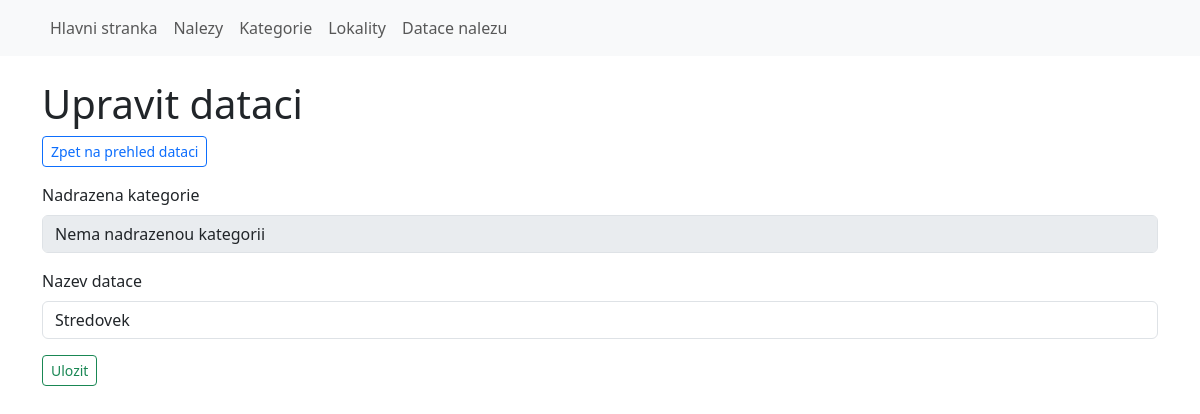
Page /dating/edit/1 on the earlier database version.
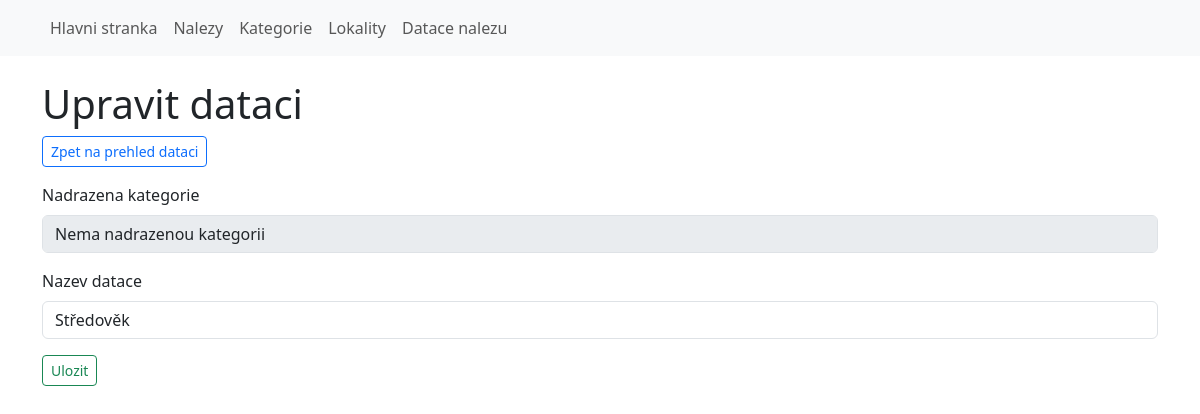
Same page on the later database version.
### models.py (models this page shows, shortened)
class Dating(Base):
    __tablename__ = 'dating'
    id = Column(Integer, primary_key=True)
    parent_id = Column(Integer, ForeignKey('dating.id'), nullable=True)
    title = Column(String, nullable=False, unique=True)
    children = relationship('Dating', backref=backref('parent', remote_side=[id]), cascade='all, delete-orphan')
    def select_choices(self, non_list = 0):
        choices = [(self.id, self.title)]
        for child in self.children:
            if child.id != int(non_list):
                choices.extend([(child.id, f' -- {child.title}')])
        return choices

### app.py (the view, shortened to what this page needs)
@app.route('/dating/edit/<dating_id>', methods=['GET', 'POST'])
def edit_dating(dating_id):
    dating = Dating.query.get(dating_id)
    if dating:
        form = DatingForm(request.form)
        parents = select_parents('dating', dating_id)
        form.parent_id.choices = parents
        form.title.data = dating.title
        form.parent_id.data = dating.parent_id
        return render_template('edit_dating.html', form=form)
    else:
        flash('Datace nenalezena!', 'error')
        return redirect(url_for('dating'))

### forms.py
class DatingForm(FlaskForm):
    title = StringField('Nazev datace', validators=[validators.DataRequired()])
    parent_id = SelectField('Nadrazena kategorie', coerce=int, validate_choice=False)
    submit = SubmitField('Ulozit')

### app.py (called while the page is built, shortened)
def select_parents(model, item_id = 0):
    p = [(0, 'Nema nadrazenou kategorii')]
    if model == 'dating':
        dating = Dating.query.filter(
            or_(
                Dating.parent_id == 0,
                Dating.parent_id == None
            )
        ).all()
        for d in dating:
            p.extend(Dating.select_choices(d, item_id))
    return p

@app.teardown_appcontext
def shutdown_session(exception=None):
    db_session.remove()

### templates/edit_dating.html (shortened to what this page needs)
{% extends 'base.html' %}
{% block content %}
<h1>Upravit dataci</h1>
<p><a class="btn btn-outline-primary btn-sm" href="{{ url_for('dating') }}" role="button">Zpet na prehled dataci</a></p>
<form action name="add_dating" method="POST" class="form" role="form">
    <div class="mb-3">
        {{ form.parent_id.label(class="form-label") }}
        {% if form.parent_id.data == None %}
            {{ form.parent_id(class="form-control", disabled=True) }}
        {% else %}
            {{ form.parent_id(class="form-control") }}
        {% endif %}
    </div>
    <div class="mb-3 required">
        {{ form.title.label(class="form-label") }}
        {{ form.title(class="form-control") }}
    </div>
    <button type="submit" class="btn btn-outline-success btn-sm">Ulozit</button>
</form>
{% endblock %}

Differences in the rows shown:
changed Dating "Nema nadrazenou kategorii": title "Stredovek" → "Středověk"
